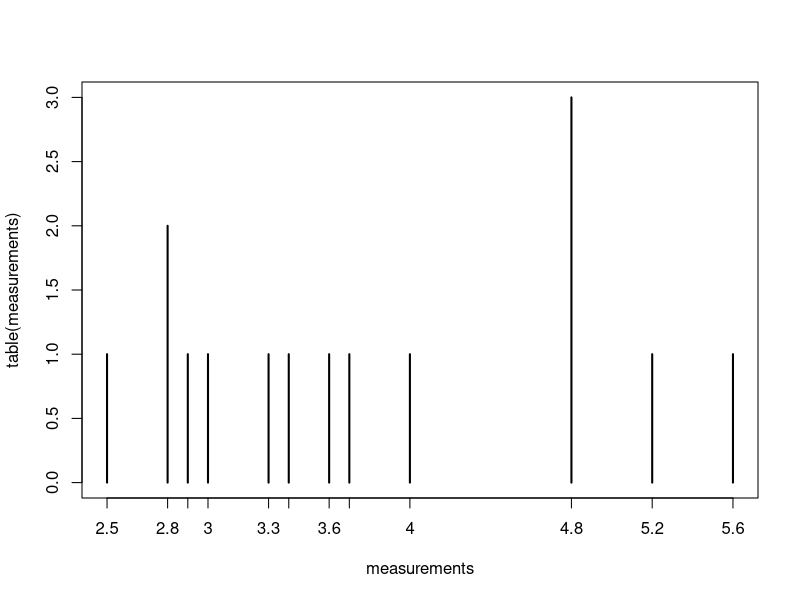
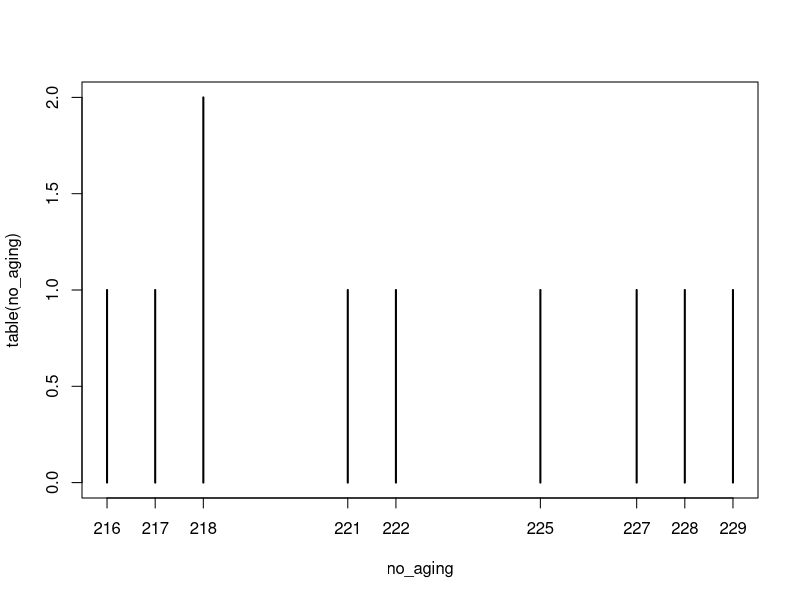
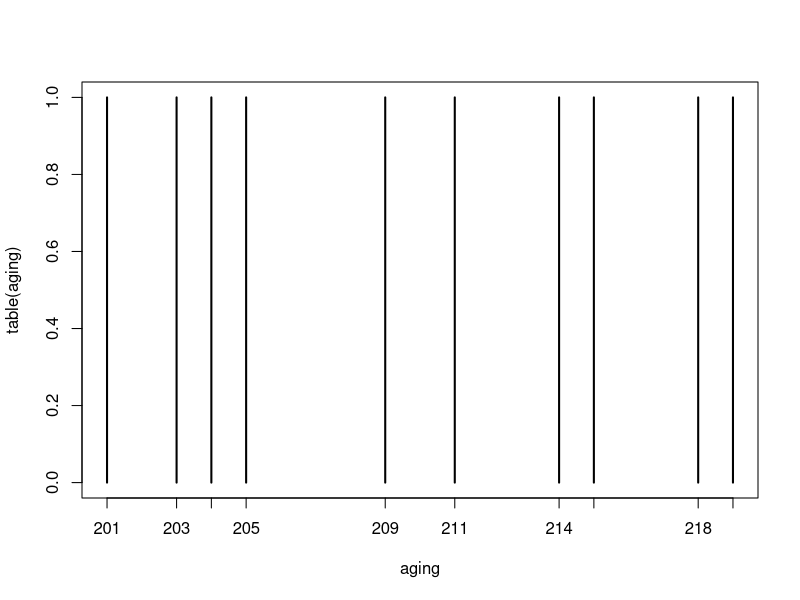

These charts were generated, in order, by the following R code:
## ---- chunk 1
#Assing the data in vector form
measurements <- c(3.4, 2.5, 4.8, 2.9, 3.6, 2.8, 3.3, 5.6, 3.7, 2.8, 4.8, 4.0, 5.2, 3.0, 4.8)
print(sum(measurements))
print(matrix(measurements, nrow=3, ncol=5, byrow=TRUE))
print(length(measurements)) #sample size for the above sample
## ---- chunk 2
print(mean(measurements))
## ---- chunk 3
sorted_measurements <- sort(measurements)
print(sorted_measurements)
print(sorted_measurements[8])
print(median(measurements))
print(sorted_measurements[8] == median(measurements))

print(var(sorted_measurements))
print(sqrt(var(sorted_measurements)))
## ---- chunk 4
print(table(measurements))
print(plot(table(measurements)))
## ---- chunk 5
#Insert the data
no_aging <- c(227, 222, 218, 217, 225, 218, 216, 229, 228, 221)
aging <- c(219, 214, 215, 211, 209, 218, 203, 204, 201, 205)
tensile_strength <- data.frame(No_Aging = no_aging, Aging = aging)

print(tensile_strength)
print(summary(tensile_strength))

print(var(aging))
print(sqrt(var(aging)))

print(var(no_aging))
print(sqrt(var(no_aging)))
## ---- chunk 6
print(plot(table(no_aging)))
print(plot(table(aging)))
## ---- chunk 7
print(mean(no_aging))
print(mean(aging))
